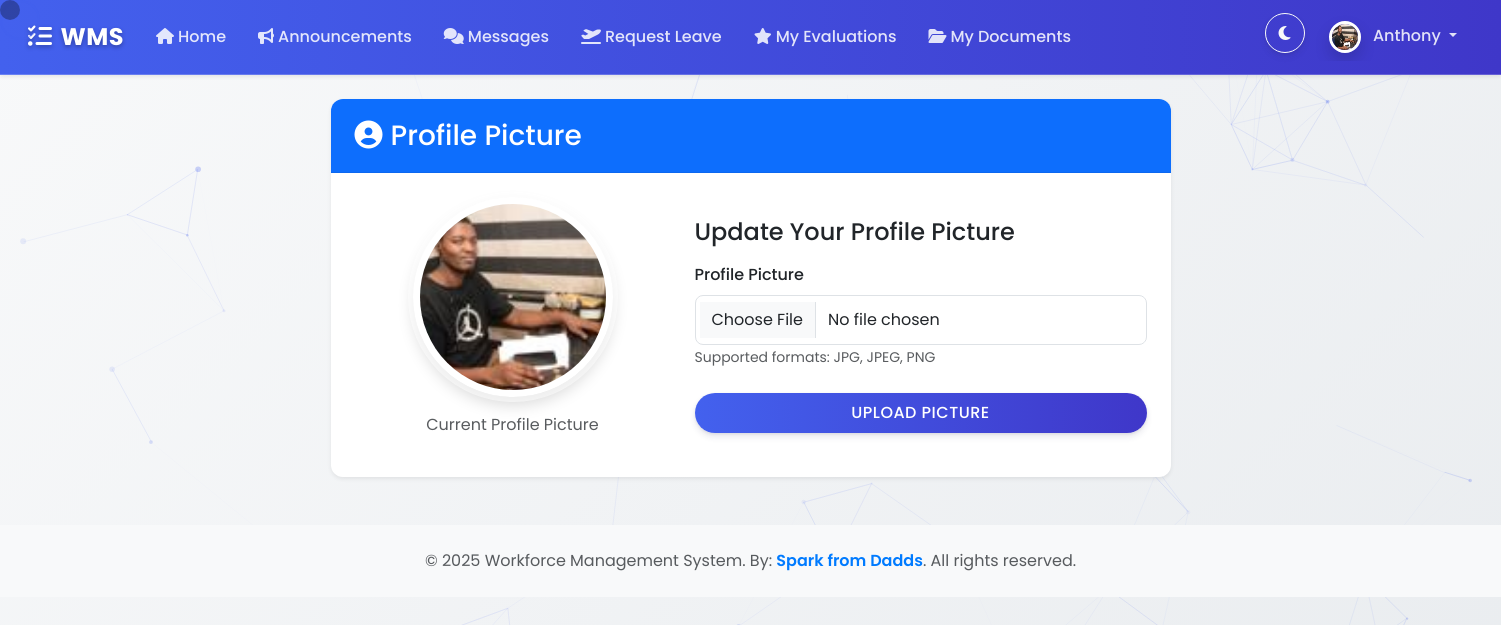
The page /profile/picture (signed in) on the database as committed earlier.
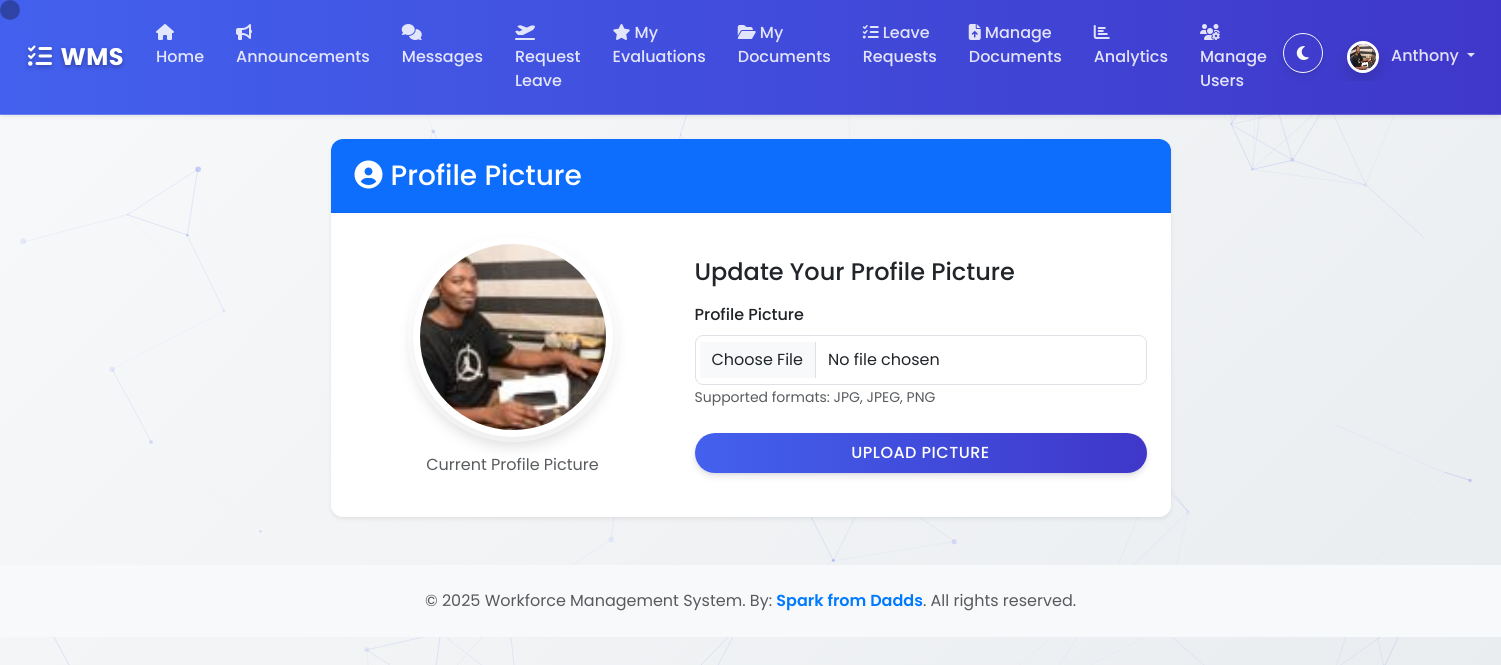
The same page on the database as committed later.
### wms/models.py (models this page shows, shortened)
class ProfilePicture(db.Model):
    id = db.Column(db.Integer, primary_key=True)
    filename = db.Column(db.String(100), nullable=False)
    upload_date = db.Column(db.DateTime, nullable=False, default=datetime.datetime.utcnow)
    user_id = db.Column(db.Integer, db.ForeignKey('user.id'), nullable=False, unique=True)

class User(UserMixin, db.Model):
    id = db.Column(db.Integer, primary_key=True)
    username = db.Column(db.String(150), unique=True, nullable=False)
    email = db.Column(db.String(150), unique=True, nullable=False)
    password_hash = db.Column(db.String(256))
    role = db.Column(db.String(50), nullable=False, default='Employee') # Roles: Admin, Manager, Employee
    profile_picture = db.relationship('ProfilePicture', backref='user', uselist=False)

### wms/routes.py (the view, shortened to what this page needs)
@main_bp.route('/profile/picture', methods=['GET', 'POST'])
@login_required
def profile_picture():
    form = ProfilePictureForm()
    return render_template('profile_picture.html', title='Profile Picture', form=form)

### wms/forms.py
class ProfilePictureForm(FlaskForm):
    picture = FileField('Profile Picture', validators=[
        DataRequired(),
        FileAllowed(['jpg', 'png', 'jpeg'], 'Images only!')
    ])
    submit = SubmitField('Upload Picture')

### wms/__init__.py (called while the page is built)
def create_app():
    app = Flask(__name__)
    app.config['SECRET_KEY'] = os.environ.get('SECRET_KEY', 'a-very-secret-key-for-dev')
    app.config['SQLALCHEMY_DATABASE_URI'] = os.environ.get('DATABASE_URL', 'sqlite:///wms.db')
    app.config['SQLALCHEMY_TRACK_MODIFICATIONS'] = False
    app.config['UPLOAD_FOLDER'] = os.path.join(app.root_path, 'static/uploads')
    db.init_app(app)
    login_manager.init_app(app)
    csrf.init_app(app)
    migrate.init_app(app, db) # Initialize Migrate with app and db
    login_manager.login_view = 'main.login'
    login_manager.login_message_category = 'info'
    from wms.routes import main_bp
    app.register_blueprint(main_bp)
    with app.app_context():
        from . import models
    @login_manager.user_loader
    def load_user(user_id):
        from .models import User
        return User.query.get(int(user_id))
    return app

### wms/routes.py (called while the page is built)
@main_bp.context_processor
def inject_unread_messages_count():
    if current_user.is_authenticated:
        unread_count = Message.query.filter_by(recipient_id=current_user.id, read=False).count()
        return {'unread_messages_count': unread_count}
    return {'unread_messages_count': 0}

### wms/templates/profile_picture.html (shortened to what this page needs)
{% extends "base.html" %}
{% block content %}
<div class="container mt-4">
    <div class="row justify-content-center">
        <div class="col-md-8">
            <div class="card">
                <div class="card-header bg-primary text-white">
                    <h3 class="mb-0"><i class="fas fa-user-circle me-2"></i>Profile Picture</h3>
                </div>
                <div class="card-body">
                    <div class="row align-items-center">
                        <div class="col-md-5 text-center mb-4 mb-md-0">
                            <div class="profile-image-container">
                                {% if current_user.profile_picture %}
                                    <img src="{{ url_for('static', filename='uploads/profile_pics/' + current_user.profile_picture.filename) }}"
                                         class="img-thumbnail rounded-circle profile-picture" style="width: 200px; height: 200px; object-fit: cover;" alt="Profile Picture">
                                {% else %}
                                    <img src="{{ url_for('static', filename='uploads/profile_pics/default.png') }}"
                                         class="img-thumbnail rounded-circle profile-picture" style="width: 200px; height: 200px; object-fit: cover;" alt="Default Profile Picture">
                                {% endif %}
                            </div>
                            <p class="mt-3 text-muted">Current Profile Picture</p>
                        </div>
                        <div class="col-md-7">
                            <h4 class="mb-3">Update Your Profile Picture</h4>
                            <form method="POST" enctype="multipart/form-data">
                                <div class="form-group mb-3">
                                    {{ form.picture.label(class="form-label") }}
                                    {{ form.picture(class="form-control") }}
                                    <small class="form-text text-muted">Supported formats: JPG, JPEG, PNG</small>
                                </div>
                                <div class="form-group mt-4">
                                    {{ form.submit(class="btn btn-primary w-100") }}
                                </div>
                            </form>
                        </div>
                    </div>
                </div>
            </div>
        </div>
    </div>
</div>
{% endblock %}

### wms/templates/base.html (shortened to what this page needs)
<!DOCTYPE html>
<html data-bs-theme="light">
<head>
    <link rel="stylesheet" href="https://cdn.jsdelivr.net/npm/bootstrap@5.3.0/dist/css/bootstrap.min.css">
    <link rel="stylesheet" href="https://cdnjs.cloudflare.com/ajax/libs/font-awesome/6.5.0/css/all.min.css">
    <link rel="stylesheet" href="{{ url_for('static', filename='css/styles.css') }}">
</head>
<body>
    <div id="particles-js" style="position: fixed; top: 0; left: 0; width: 100%; height: 100%; z-index: -1;"></div>
    <div class="custom-cursor"></div>
    <div class="cursor-follower"></div>
    <nav class="navbar navbar-expand-lg navbar-dark shadow-sm sticky-top">
        <div class="container-fluid">
            <a class="navbar-brand" href="#"><i class="fas fa-tasks me-2"></i>WMS</a>
            <div class="collapse navbar-collapse" id="navbarContent">
                <ul class="navbar-nav me-auto mb-2 mb-lg-0">
                    {% if current_user.is_authenticated %}
                        <li class="nav-item"><a class="nav-link" href="{{ url_for('main.home') }}"><i class="fas fa-home me-1"></i>Home</a></li>
                        <li class="nav-item"><a class="nav-link" href="{{ url_for('main.announcements') }}"><i class="fas fa-bullhorn me-1"></i>Announcements</a></li>
                        <li class="nav-item">
                            <a class="nav-link position-relative" href="{{ url_for('main.messages') }}">
                                <i class="fas fa-comments me-1"></i>Messages
                            </a>
                        </li>
                        <li class="nav-item"><a class="nav-link" href="{{ url_for('main.new_leave_request') }}"><i class="fas fa-plane-departure me-1"></i>Request Leave</a></li>
                        <li class="nav-item"><a class="nav-link" href="{{ url_for('main.view_evaluations', user_id=current_user.id) }}"><i class="fas fa-star me-1"></i>My Evaluations</a></li>
                        <li class="nav-item"><a class="nav-link" href="{{ url_for('main.my_documents') }}"><i class="fas fa-folder-open me-1"></i>My Documents</a></li>
                        {% if current_user.role in ['Admin', 'Manager'] %}
                            <li class="nav-item"><a class="nav-link" href="{{ url_for('main.leave_requests') }}"><i class="fas fa-tasks me-1"></i>Leave Requests</a></li>
                            <li class="nav-item"><a class="nav-link" href="{{ url_for('main.documents') }}"><i class="fas fa-file-upload me-1"></i>Manage Documents</a></li>
                            <li class="nav-item"><a class="nav-link" href="{{ url_for('main.analytics') }}"><i class="fas fa-chart-bar me-1"></i>Analytics</a></li>
                            {% if current_user.role == 'Admin' %}
                                <li class="nav-item"><a class="nav-link" href="{{ url_for('main.admin_reset_password') }}"><i class="fas fa-users-cog me-1"></i>Manage Users</a></li>
                            {% endif %}
                        {% endif %}
                    {% endif %}
                </ul>
                <ul class="navbar-nav">
                    <li class="nav-item me-2">
                        <button class="btn btn-outline-light" id="darkModeToggle">
                            <i class="fas fa-moon"></i>
                        </button>
                    </li>
                    {% if current_user.is_authenticated %}
                        <li class="nav-item dropdown">
                            <a class="nav-link dropdown-toggle" href="#" id="navbarDropdown" role="button" data-bs-toggle="dropdown" aria-expanded="false">
                                {% if current_user.profile_picture %}
                                    <img src="{{ url_for('static', filename='uploads/profile_pics/' + current_user.profile_picture.filename) }}"
                                         class="rounded-circle profile-picture" width="32" height="32" alt="Profile Picture">
                                {% else %}
                                    <img src="{{ url_for('static', filename='uploads/profile_pics/default.png') }}"
                                         class="rounded-circle profile-picture" width="32" height="32" alt="Default Profile Picture">
                                {% endif %}
                                <span class="ms-2">{{ current_user.username }}</span>
                            </a>
                        </li>
                    {% else %}
                        <li class="nav-item"><a class="nav-link" href="{{ url_for('main.login') }}"><i class="fas fa-sign-in-alt me-1"></i>Login</a></li>
                        <li class="nav-item"><a class="nav-link" href="{{ url_for('main.register') }}"><i class="fas fa-user-plus me-1"></i>Register</a></li>
                    {% endif %}
                </ul>
            </div>
        </div>
    </nav>
    <div class="container mt-4">
        {% block content %}{% endblock %}
    </div>
    <footer class="bg-light text-center text-muted py-4 mt-5" id="footer">
  <div class="container">
    <p class="mb-0">
      © 2025 Workforce Management System. By:
      <span style="color: #007BFF; font-weight: 600;">Spark from Dadds</span>.
      All rights reserved.
    </p>
  </div>
</footer>
</body>
</html>

### wms/static/css/styles.css (style rules this page uses)
:root { --primary-color: #4361ee; --secondary-color: #3f37c9; --success-color: #4cc9f0; --info-color: #4895ef; --warning-color: #f72585; --danger-color: #e63946; --light-color: #f8f9fa; --dark-color: #212529; }
[data-bs-theme="light"] { --body-bg: linear-gradient(135deg, #f8f9fa 0%, #e9ecef 100%); --text-color: #333; --card-bg: #fff; --hover-bg: rgba(67, 97, 238, 0.05); }
body { background: var(--body-bg); min-height: 100vh; font-family: 'Poppins', sans-serif; color: var(--text-color); }
.navbar { background: linear-gradient(90deg, var(--primary-color) 0%, var(--secondary-color) 100%) !important; padding: 0.8rem 1rem; backdrop-filter: blur(10px); -webkit-backdrop-filter: blur(10px); box-shadow: 0 4px 30px rgba(0, 0, 0, 0.1); border-bottom: 1px solid rgba(255, 255, 255, 0.2); }
.navbar-brand { font-weight: 700; letter-spacing: 0.5px; font-size: 1.5rem; color: white !important; text-shadow: 0 2px 4px rgba(0,0,0,0.3); }
.navbar-dark .navbar-nav .nav-link { color: rgba(255, 255, 255, 0.85); font-weight: 500; padding: 0.5rem 1rem; border-radius: 4px; transition: all 0.3s ease; position: relative; overflow: hidden; }
.navbar-dark .navbar-nav .nav-link::before { content: ''; position: absolute; bottom: 0; left: 0; width: 0; height: 2px; background: linear-gradient(90deg, #fff, #4cc9f0); transition: width 0.3s ease; }
.card, .list-group-item { border: none; box-shadow: 0 0.125rem 0.25rem rgba(0, 0, 0, 0.075); transition: all 0.3s ease; border-radius: 0.75rem; overflow: hidden; background-color: var(--card-bg); }
.card-header { border-bottom: 1px solid rgba(0, 0, 0, 0.05); padding: 1.25rem 1.5rem; font-weight: 600; }
.card-body { padding: 1.5rem; }
.btn { border-radius: 50px; padding: 0.5rem 1.5rem; font-weight: 500; text-transform: uppercase; letter-spacing: 0.5px; transition: all 0.3s ease; box-shadow: 0 4px 6px rgba(50, 50, 93, 0.11), 0 1px 3px rgba(0, 0, 0, 0.08); }
.btn-primary { background: linear-gradient(90deg, var(--primary-color) 0%, var(--secondary-color) 100%); border: none; }
.form-control, .form-select { border-radius: 0.5rem; padding: 0.75rem 1rem; border: 1px solid #dee2e6; transition: all 0.3s ease; }
.form-label { font-weight: 500; margin-bottom: 0.5rem; }
.profile-picture { border: 3px solid white; box-shadow: 0 0.5rem 1rem rgba(0, 0, 0, 0.15); }
.container { animation: fadeIn 0.5s ease-out; }
#darkModeToggle { width: 40px; height: 40px; border-radius: 50%; padding: 0; display: flex; align-items: center; justify-content: center; transition: all 0.3s ease; }

### wms/templates/base.html (style rules this page uses)
.custom-cursor { position: fixed; width: 20px; height: 20px; background: rgba(67, 97, 238, 0.3); border-radius: 50%; pointer-events: none; z-index: 9999; transition: transform 0.1s ease; mix-blend-mode: difference; }
.cursor-follower { position: fixed; width: 40px; height: 40px; border: 2px solid rgba(67, 97, 238, 0.3); border-radius: 50%; pointer-events: none; z-index: 9998; transition: all 0.3s ease; }
* { cursor: none; }
a, button, .btn, .nav-link { cursor: none; }

### wms/templates/profile_picture.html (style rules this page uses)
.profile-image-container { position: relative; display: inline-block; }
.profile-image-container::after { content: ''; position: absolute; top: 0; left: 0; right: 0; bottom: 0; border-radius: 50%; box-shadow: 0 0 0 5px rgba(255, 255, 255, 0.5); animation: pulse 2s infinite; }

Rows that differ between the two databases and show on the page:
changed User "Anthony": role "Employee" → "Admin" (drawn)
Other text that changed with them:
text now shown: "Leave Requests Manage Documents Analytics Manage Users"
